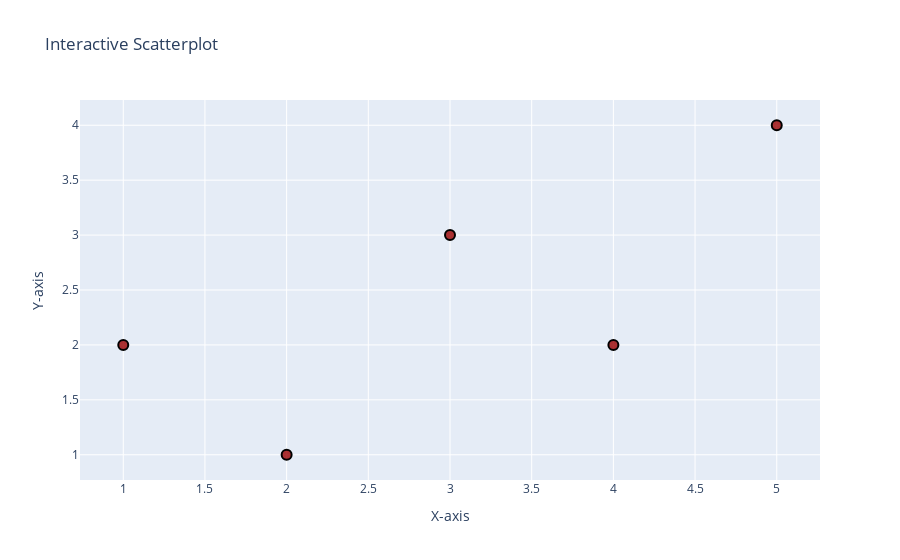

Notebook code cell kept with this figure:
### Code cell
import plotly.graph_objs as go

# Create data
x = [1, 2, 3, 4, 5]
y = [2, 1, 3, 2, 4]
labels = ['Point 1', 'Point 2', 'Point 3', 'Point 4', 'Point 5']

# Create trace
trace = go.Scatter(
    x=x,
    y=y,
    mode='markers',
    marker=dict(
        size=10,
        color='rgba(152, 0, 0, .8)',
        line=dict(
            width=2,
            color='rgb(0, 0, 0)'
        )
    ),
    text=labels,
    hoverinfo='text'
)

# Create layout
layout = go.Layout(
    title='Interactive Scatterplot',
    xaxis=dict(title='X-axis'),
    yaxis=dict(title='Y-axis'),
    hovermode='closest'
)

# Create figure
fig = go.Figure(data=[trace], layout=layout)

# Show figure
fig.show()

### Figure 1 — Plotly figure (JSON) as saved in the notebook; plotly's stock layout.template omitted (floating-point values rounded to 4 significant figures)
{"data": [{"hoverinfo": "text", "marker": {"color": "rgba(152, 0, 0, .8)", "line": {"color": "rgb(0, 0, 0)", "width": 2}, "size": 10}, "mode": "markers", "text": ["Point 1", "Point 2", "Point 3", "Point 4", "Point 5"], "type": "scatter", "x": [1, 2, 3, 4, 5], "y": [2, 1, 3, 2, 4]}], "layout": {"hovermode": "closest", "title": {"text": "Interactive Scatterplot"}, "xaxis": {"title": {"text": "X-axis"}}, "yaxis": {"title": {"text": "Y-axis"}}}}
